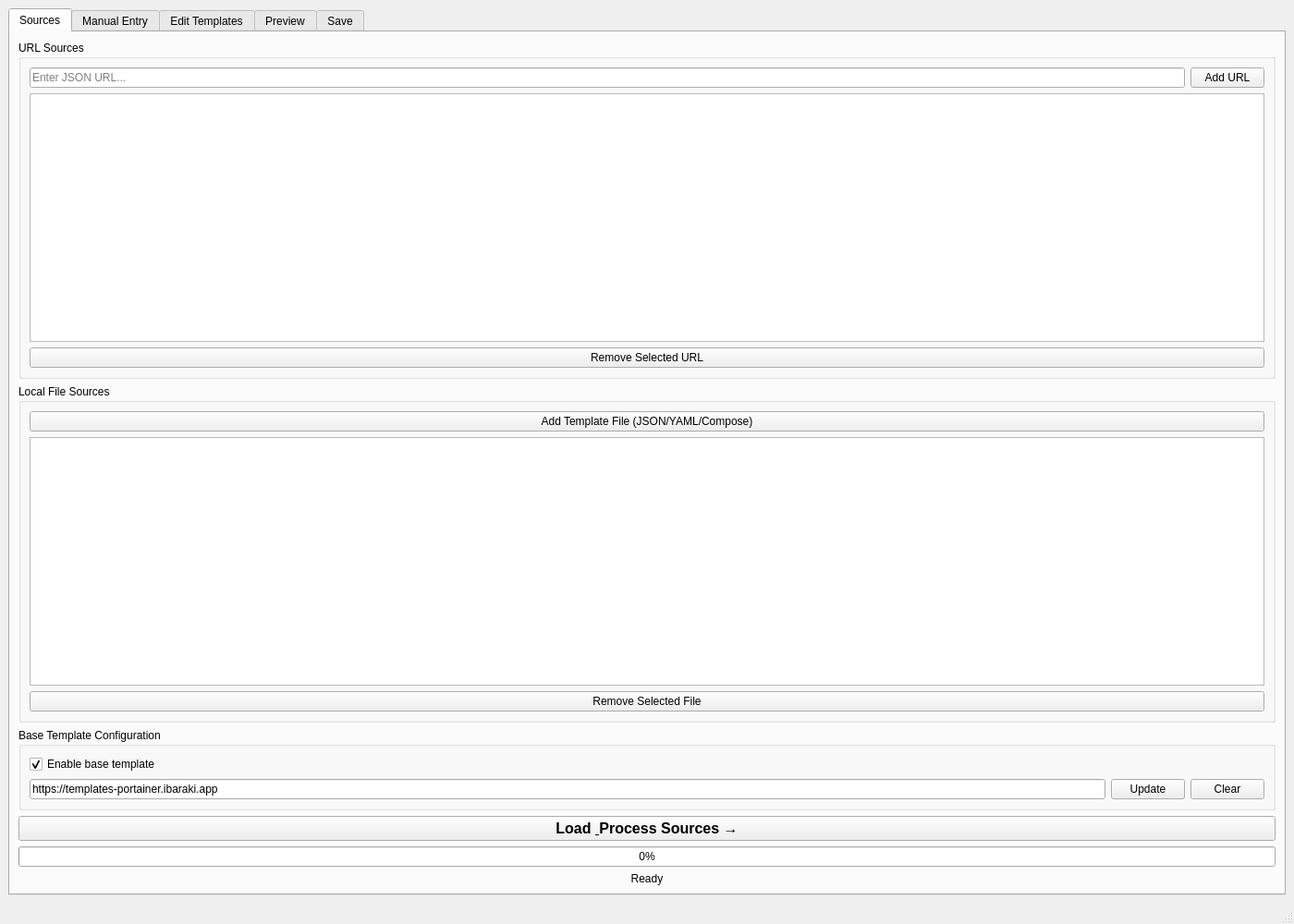
<?xml version="1.0" encoding="UTF-8"?>
<ui version="4.0">
 <class>MainWindow</class>
 <widget class="QMainWindow" name="MainWindow">
  <property name="geometry">
   <rect>
    <x>0</x>
    <y>0</y>
    <width>1400</width>
    <height>1000</height>
   </rect>
  </property>
  <property name="windowTitle">
   <string>JSON Template Combiner</string>
  </property>
  <widget class="QWidget" name="centralwidget">
   <layout class="QVBoxLayout" name="verticalLayout">
    <item>
     <widget class="QTabWidget" name="tabWidget">
      <property name="currentIndex">
       <number>0</number>
      </property>

      <!-- TAB 1: SOURCES -->
      <widget class="QWidget" name="sourcesTab">
       <attribute name="title">
        <string>Sources</string>
       </attribute>
       <layout class="QVBoxLayout" name="sourcesLayout">
        <item>
         <widget class="QGroupBox" name="urlSourcesGroup">
          <property name="title">
           <string>URL Sources</string>
          </property>
          <layout class="QVBoxLayout">
           <item>
            <layout class="QHBoxLayout">
             <item>
              <widget class="QLineEdit" name="urlLineEdit">
               <property name="placeholderText">
                <string>Enter JSON URL...</string>
               </property>
              </widget>
             </item>
             <item>
              <widget class="QPushButton" name="addUrlButton">
               <property name="text">
                <string>Add URL</string>
               </property>
              </widget>
             </item>
            </layout>
           </item>
           <item>
            <widget class="QListWidget" name="urlListWidget">
             <property name="minimumHeight">
              <number>100</number>
             </property>
            </widget>
           </item>
           <item>
            <widget class="QPushButton" name="removeUrlButton">
             <property name="text">
              <string>Remove Selected URL</string>
             </property>
            </widget>
           </item>
          </layout>
         </widget>
        </item>
        <item>
         <widget class="QGroupBox" name="fileSourcesGroup">
          <property name="title">
           <string>Local File Sources</string>
          </property>
          <layout class="QVBoxLayout">
           <item>
            <widget class="QPushButton" name="addFileButton">
             <property name="text">
              <string>Add Template File (JSON/YAML/Compose)</string>
             </property>
            </widget>
           </item>
           <item>
            <widget class="QListWidget" name="fileListWidget">
             <property name="minimumHeight">
              <number>100</number>
             </property>
            </widget>
           </item>
           <item>
            <widget class="QPushButton" name="removeFileButton">
             <property name="text">
              <string>Remove Selected File</string>
             </property>
            </widget>
           </item>
          </layout>
         </widget>
        </item>
        <item>
         <widget class="QGroupBox" name="baseTemplateGroup">
          <property name="title">
           <string>Base Template Configuration</string>
          </property>
          <layout class="QVBoxLayout">
           <item>
            <widget class="QCheckBox" name="baseTemplateEnabledCheckBox">
             <property name="text">
              <string>Enable base template</string>
             </property>
             <property name="checked">
              <bool>true</bool>
             </property>
            </widget>
           </item>
           <item>
            <layout class="QHBoxLayout">
             <item>
              <widget class="QLineEdit" name="baseTemplateUrlLineEdit">
               <property name="text">
                <string>https://templates-portainer.ibaraki.app</string>
               </property>
              </widget>
             </item>
             <item>
              <widget class="QPushButton" name="updateBaseTemplateButton">
               <property name="text">
                <string>Update</string>
               </property>
              </widget>
             </item>
             <item>
              <widget class="QPushButton" name="clearBaseTemplateButton">
               <property name="text">
                <string>Clear</string>
               </property>
              </widget>
             </item>
            </layout>
           </item>
          </layout>
         </widget>
        </item>
        <item>
         <widget class="QPushButton" name="processButton">
          <property name="text">
           <string>Load &amp; Process Sources →</string>
          </property>
          <property name="minimumHeight">
           <number>40</number>
          </property>
          <property name="font">
           <font>
            <pointsize>12</pointsize>
            <weight>75</weight>
            <bold>true</bold>
           </font>
          </property>
         </widget>
        </item>
        <item>
         <widget class="QProgressBar" name="progressBar">
          <property name="value">
           <number>0</number>
          </property>
         </widget>
        </item>
        <item>
         <widget class="QLabel" name="statusLabel">
          <property name="text">
           <string>Ready</string>
          </property>
          <property name="alignment">
           <set>Qt::AlignCenter</set>
          </property>
         </widget>
        </item>
       </layout>
      </widget>

      <!-- TAB 2: MANUAL ENTRY -->
      <widget class="QWidget" name="manualEntryTab">
       <attribute name="title">
        <string>Manual Entry</string>
       </attribute>
       <layout class="QHBoxLayout" name="manualEntryLayout">
        <item>
         <widget class="QScrollArea" name="manualEntryScrollLeft">
          <property name="widgetResizable">
           <bool>true</bool>
          </property>
          <widget class="QWidget" name="scrollAreaWidgetLeft">
           <layout class="QVBoxLayout" name="leftPanelLayout">
            <item>
             <widget class="QLabel" name="manualEntryTitle">
              <property name="text">
               <string>Create Template Manually</string>
              </property>
              <property name="font">
               <font>
                <pointsize>14</pointsize>
                <weight>75</weight>
                <bold>true</bold>
               </font>
              </property>
              <property name="alignment">
               <set>Qt::AlignCenter</set>
              </property>
             </widget>
            </item>
            <item>
             <widget class="QGroupBox" name="basicInfoGroup">
              <property name="title">
               <string>Basic Information</string>
              </property>
              <layout class="QFormLayout">
               <item row="0" column="0">
                <widget class="QLabel" name="titleLabel">
                 <property name="text">
                  <string>Title*:</string>
                 </property>
                </widget>
               </item>
               <item row="0" column="1">
                <widget class="QLineEdit" name="manualTitleLineEdit">
                 <property name="placeholderText">
                  <string>e.g., Nginx Web Server</string>
                 </property>
                </widget>
               </item>
               <item row="1" column="0">
                <widget class="QLabel" name="imageLabel">
                 <property name="text">
                  <string>Image*:</string>
                 </property>
                </widget>
               </item>
               <item row="1" column="1">
                <widget class="QLineEdit" name="manualImageLineEdit">
                 <property name="placeholderText">
                  <string>e.g., nginx:latest</string>
                 </property>
                </widget>
               </item>
               <item row="2" column="0">
                <widget class="QLabel" name="descriptionLabel">
                 <property name="text">
                  <string>Description:</string>
                 </property>
                </widget>
               </item>
               <item row="2" column="1">
                <widget class="QLineEdit" name="manualDescriptionLineEdit">
                 <property name="placeholderText">
                  <string>Brief description</string>
                 </property>
                </widget>
               </item>
               <item row="3" column="0">
                <widget class="QLabel" name="logoLabel">
                 <property name="text">
                  <string>Logo URL:</string>
                 </property>
                </widget>
               </item>
               <item row="3" column="1">
                <widget class="QLineEdit" name="manualLogoLineEdit">
                 <property name="placeholderText">
                  <string>https://example.com/logo.png</string>
                 </property>
                </widget>
               </item>
               <item row="4" column="0">
                <widget class="QLabel" name="platformLabel">
                 <property name="text">
                  <string>Platform:</string>
                 </property>
                </widget>
               </item>
               <item row="4" column="1">
                <widget class="QComboBox" name="manualPlatformComboBox">
                 <item>
                  <property name="text">
                   <string>linux</string>
                  </property>
                 </item>
                 <item>
                  <property name="text">
                   <string>windows</string>
                  </property>
                 </item>
                </widget>
               </item>
               <item row="5" column="0">
                <widget class="QLabel" name="restartLabel">
                 <property name="text">
                  <string>Restart Policy:</string>
                 </property>
                </widget>
               </item>
               <item row="5" column="1">
                <widget class="QComboBox" name="manualRestartComboBox">
                 <item>
                  <property name="text">
                   <string>unless-stopped</string>
                  </property>
                 </item>
                 <item>
                  <property name="text">
                   <string>always</string>
                  </property>
                 </item>
                 <item>
                  <property name="text">
                   <string>no</string>
                  </property>
                 </item>
                 <item>
                  <property name="text">
                   <string>on-failure</string>
                  </property>
                 </item>
                </widget>
               </item>
               <item row="6" column="0">
                <widget class="QLabel" name="noteLabel">
                 <property name="text">
                  <string>Note:</string>
                 </property>
                </widget>
               </item>
               <item row="6" column="1">
                <widget class="QTextEdit" name="manualNoteTextEdit">
                 <property name="minimumHeight">
                  <number>150</number>
                 </property>
                 <property name="placeholderText">
                  <string>Enter additional information...</string>
                 </property>
                </widget>
               </item>
               <item row="7" column="1">
                <widget class="QCheckBox" name="manualAdminOnlyCheckBox">
                 <property name="text">
                  <string>Administrator Only</string>
                 </property>
                </widget>
               </item>
              </layout>
             </widget>
            </item>
            <item>
             <layout class="QHBoxLayout">
              <item>
               <widget class="QPushButton" name="clearFormButton">
                <property name="text">
                 <string>Clear Form</string>
                </property>
               </widget>
              </item>
              <item>
               <widget class="QPushButton" name="addManualTemplateButton">
                <property name="text">
                 <string>Add Template</string>
                </property>
                <property name="font">
                 <font>
                  <weight>75</weight>
                  <bold>true</bold>
                 </font>
                </property>
               </widget>
              </item>
             </layout>
            </item>
            <item>
                          <spacer name="verticalSpacer">
              <property name="orientation">
               <enum>Qt::Vertical</enum>
              </property>
              <property name="sizeHint" stdset="0">
               <size>
                <width>20</width>
                <height>40</height>
               </size>
              </property>
             </spacer>
            </item>
           </layout>
          </widget>
         </widget>
        </item>
        <item>
         <widget class="QScrollArea" name="manualEntryScrollRight">
          <property name="widgetResizable">
           <bool>true</bool>
          </property>
          <widget class="QWidget" name="scrollAreaWidgetRight">
           <layout class="QVBoxLayout" name="rightPanelLayout">
            <!-- Categories -->
            <item>
             <widget class="QGroupBox" name="categoriesGroup">
              <property name="title">
               <string>Categories</string>
              </property>
              <layout class="QVBoxLayout">
               <item>
                <layout class="QHBoxLayout">
                 <item>
                  <widget class="QComboBox" name="manualCategoryComboBox">
                   <property name="editable">
                    <bool>true</bool>
                   </property>
                   <item><property name="text"><string>Select...</string></property></item>
                   <item><property name="text"><string>webserver</string></property></item>
                   <item><property name="text"><string>database</string></property></item>
                   <item><property name="text"><string>media</string></property></item>
                   <item><property name="text"><string>networking</string></property></item>
                   <item><property name="text"><string>tools</string></property></item>
                  </widget>
                 </item>
                 <item>
                  <widget class="QPushButton" name="addCategoryButton">
                   <property name="text">
                    <string>Add</string>
                   </property>
                  </widget>
                 </item>
                 <item>
                  <widget class="QPushButton" name="refreshCategoriesButton">
                   <property name="text">
                    <string>🔄</string>
                   </property>
                   <property name="maximumWidth">
                    <number>30</number>
                   </property>
                  </widget>
                 </item>
                </layout>
               </item>
               <item>
                <widget class="QListWidget" name="categoriesListWidget">
                 <property name="maximumHeight">
                  <number>80</number>
                 </property>
                </widget>
               </item>
               <item>
                <layout class="QHBoxLayout">
                 <item>
                  <widget class="QPushButton" name="editCategoryButton">
                   <property name="text">
                    <string>Edit</string>
                   </property>
                  </widget>
                 </item>
                 <item>
                  <widget class="QPushButton" name="removeCategoryButton">
                   <property name="text">
                    <string>Remove</string>
                   </property>
                  </widget>
                 </item>
                </layout>
               </item>
              </layout>
             </widget>
            </item>
            <!-- Environment Variables -->
            <item>
             <widget class="QGroupBox" name="envVarsGroup">
              <property name="title">
               <string>Environment Variables</string>
              </property>
              <layout class="QVBoxLayout">
               <item>
                <layout class="QHBoxLayout">
                 <item>
                  <widget class="QLabel" name="envNameLabel">
                   <property name="text">
                    <string>Name:</string>
                   </property>
                  </widget>
                 </item>
                 <item>
                  <widget class="QLineEdit" name="manualEnvNameLineEdit">
                   <property name="placeholderText">
                    <string>VAR_NAME</string>
                   </property>
                  </widget>
                 </item>
                 <item>
                  <widget class="QLabel" name="envValueLabel">
                   <property name="text">
                    <string>Value:</string>
                   </property>
                  </widget>
                 </item>
                 <item>
                  <widget class="QLineEdit" name="manualEnvValueLineEdit">
                   <property name="placeholderText">
                    <string>default_value</string>
                   </property>
                  </widget>
                 </item>
                 <item>
                  <widget class="QPushButton" name="addEnvButton">
                   <property name="text">
                    <string>Add</string>
                   </property>
                  </widget>
                 </item>
                </layout>
               </item>
               <item>
                <widget class="QListWidget" name="envListWidget">
                 <property name="maximumHeight">
                  <number>100</number>
                 </property>
                </widget>
               </item>
               <item>
                <layout class="QHBoxLayout">
                 <item>
                  <widget class="QPushButton" name="editEnvButton">
                   <property name="text">
                    <string>Edit</string>
                   </property>
                  </widget>
                 </item>
                 <item>
                  <widget class="QPushButton" name="removeEnvButton">
                   <property name="text">
                    <string>Remove</string>
                   </property>
                  </widget>
                 </item>
                </layout>
               </item>
              </layout>
             </widget>
            </item>
            <!-- Ports -->
            <item>
             <widget class="QGroupBox" name="portsGroup">
              <property name="title">
               <string>Ports</string>
              </property>
              <layout class="QVBoxLayout">
               <item>
                <layout class="QHBoxLayout">
                 <item>
                  <widget class="QLabel" name="portLabelLabel">
                   <property name="text">
                    <string>Label:</string>
                   </property>
                  </widget>
                 </item>
                 <item>
                  <widget class="QLineEdit" name="manualPortLabelLineEdit">
                   <property name="text">
                    <string>WebUI</string>
                   </property>
                  </widget>
                 </item>
                 <item>
                  <widget class="QLabel" name="portNumberLabel">
                   <property name="text">
                    <string>Port:</string>
                   </property>
                  </widget>
                 </item>
                 <item>
                  <widget class="QLineEdit" name="manualPortNumberLineEdit">
                   <property name="text">
                    <string>80/tcp</string>
                   </property>
                  </widget>
                 </item>
                 <item>
                  <widget class="QPushButton" name="addPortButton">
                   <property name="text">
                    <string>Add</string>
                   </property>
                  </widget>
                 </item>
                </layout>
               </item>
               <item>
                <widget class="QListWidget" name="portsListWidget">
                 <property name="maximumHeight">
                  <number>80</number>
                 </property>
                </widget>
               </item>
               <item>
                <layout class="QHBoxLayout">
                 <item>
                  <widget class="QPushButton" name="editPortButton">
                   <property name="text">
                    <string>Edit</string>
                   </property>
                  </widget>
                 </item>
                 <item>
                  <widget class="QPushButton" name="removePortButton">
                   <property name="text">
                    <string>Remove</string>
                   </property>
                  </widget>
                 </item>
                </layout>
               </item>
              </layout>
             </widget>
            </item>
            <!-- Volumes -->
            <item>
             <widget class="QGroupBox" name="volumesGroup">
              <property name="title">
               <string>Volumes</string>
              </property>
              <layout class="QVBoxLayout">
               <item>
                <layout class="QHBoxLayout">
                 <item>
                  <widget class="QLabel" name="volumeContainerLabel">
                   <property name="text">
                    <string>Container:</string>
                   </property>
                  </widget>
                 </item>
                 <item>
                  <widget class="QLineEdit" name="manualVolumeContainerLineEdit">
                   <property name="placeholderText">
                    <string>/path/in/container</string>
                   </property>
                  </widget>
                 </item>
                 <item>
                  <widget class="QLabel" name="volumeBindLabel">
                   <property name="text">
                    <string>Bind:</string>
                   </property>
                  </widget>
                 </item>
                 <item>
                  <widget class="QLineEdit" name="manualVolumeBindLineEdit">
                   <property name="placeholderText">
                    <string>/host/path</string>
                   </property>
                  </widget>
                 </item>
                 <item>
                  <widget class="QPushButton" name="addVolumeButton">
                   <property name="text">
                    <string>Add</string>
                   </property>
                  </widget>
                 </item>
                </layout>
               </item>
               <item>
                <widget class="QListWidget" name="volumesListWidget">
                 <property name="maximumHeight">
                  <number>80</number>
                 </property>
                </widget>
               </item>
               <item>
                <layout class="QHBoxLayout">
                 <item>
                  <widget class="QPushButton" name="editVolumeButton">
                   <property name="text">
                    <string>Edit</string>
                   </property>
                  </widget>
                 </item>
                 <item>
                  <widget class="QPushButton" name="removeVolumeButton">
                   <property name="text">
                    <string>Remove</string>
                   </property>
                  </widget>
                 </item>
                </layout>
               </item>
              </layout>
             </widget>
            </item>
            <item>
                          <spacer name="verticalSpacer">
              <property name="orientation">
               <enum>Qt::Vertical</enum>
              </property>
              <property name="sizeHint" stdset="0">
               <size>
                <width>20</width>
                <height>40</height>
               </size>
              </property>
             </spacer>
            </item>
           </layout>
          </widget>
         </widget>
        </item>
       </layout>
      </widget>

      <!-- TAB 3: EDIT TEMPLATES -->
      <widget class="QWidget" name="editTemplatesTab">
       <attribute name="title">
        <string>Edit Templates</string>
       </attribute>
       <layout class="QVBoxLayout" name="editTemplatesLayout">
        <item>
         <widget class="QLabel" name="editTemplatesTitle">
          <property name="text">
           <string>Edit Individual Templates</string>
          </property>
          <property name="font">
           <font>
            <pointsize>14</pointsize>
            <weight>75</weight>
            <bold>true</bold>
           </font>
          </property>
          <property name="alignment">
           <set>Qt::AlignCenter</set>
          </property>
         </widget>
        </item>
        <item>
         <widget class="QLabel" name="editTemplatesSubtitle">
          <property name="text">
           <string>Select templates from loaded sources to edit. Changes will be saved as new manual templates.</string>
          </property>
          <property name="alignment">
           <set>Qt::AlignCenter</set>
          </property>
         </widget>
        </item>
        <item>
         <layout class="QHBoxLayout">
          <item>
           <widget class="QLabel" name="filterLabel">
            <property name="text">
             <string>Filter:</string>
            </property>
           </widget>
          </item>
          <item>
           <widget class="QLineEdit" name="editFilterLineEdit">
            <property name="placeholderText">
             <string>Search templates by title or image...</string>
            </property>
           </widget>
          </item>
          <item>
           <widget class="QPushButton" name="refreshEditListButton">
            <property name="text">
             <string>Refresh List</string>
            </property>
           </widget>
          </item>
         </layout>
        </item>
        <item>
         <layout class="QHBoxLayout">
          <item>
           <widget class="QLabel" name="sourceFilterLabel">
            <property name="text">
             <string>Source:</string>
            </property>
           </widget>
          </item>
          <item>
           <widget class="QComboBox" name="sourceFilterComboBox">
            <item>
             <property name="text">
              <string>All Sources</string>
             </property>
            </item>
           </widget>
          </item>
          <item>
           <spacer name="horizontalSpacer">
            <property name="orientation">
             <enum>Qt::Horizontal</enum>
            </property>
            <property name="sizeHint" stdset="0">
             <size>
              <width>40</width>
              <height>20</height>
             </size>
            </property>
           </spacer>
          </item>
         </layout>
        </item>
        <item>
         <widget class="QListWidget" name="editTemplatesListWidget">
          <property name="minimumHeight">
           <number>300</number>
          </property>
         </widget>
        </item>
        <item>
         <layout class="QHBoxLayout">
          <item>
           <widget class="QPushButton" name="editSelectedTemplateButton">
            <property name="text">
             <string>Edit Selected Template</string>
            </property>
            <property name="font">
             <font>
              <weight>75</weight>
              <bold>true</bold>
             </font>
            </property>
           </widget>
          </item>
          <item>
           <widget class="QPushButton" name="cloneTemplateButton">
            <property name="text">
             <string>Clone Template</string>
            </property>
           </widget>
          </item>
          <item>
           <widget class="QPushButton" name="viewJsonButton">
            <property name="text">
             <string>View JSON</string>
            </property>
           </widget>
          </item>
         </layout>
        </item>
       </layout>
      </widget>

      <!-- TAB 4: PREVIEW -->
      <widget class="QWidget" name="previewTab">
       <attribute name="title">
        <string>Preview</string>
       </attribute>
       <layout class="QVBoxLayout" name="previewLayout">
        <item>
         <widget class="QGroupBox" name="summaryGroup">
          <property name="title">
           <string>Processing Summary</string>
          </property>
          <layout class="QVBoxLayout">
           <item>
            <widget class="QTextEdit" name="summaryTextEdit">
             <property name="minimumHeight">
              <number>150</number>
             </property>
             <property name="maximumHeight">
              <number>200</number>
             </property>
             <property name="readOnly">
              <bool>true</bool>
             </property>
            </widget>
           </item>
          </layout>
         </widget>
        </item>
        <item>
         <widget class="QPushButton" name="generateButton">
          <property name="text">
           <string>Generate Final Template →</string>
          </property>
          <property name="minimumHeight">
           <number>40</number>
          </property>
          <property name="font">
           <font>
            <pointsize>12</pointsize>
            <weight>75</weight>
            <bold>true</bold>
           </font>
          </property>
         </widget>
        </item>
        <item>
         <widget class="QGroupBox" name="previewGroup">
          <property name="title">
           <string>Generated Template Preview</string>
          </property>
          <layout class="QVBoxLayout">
           <item>
            <widget class="QTextEdit" name="previewTextEdit">
             <property name="readOnly">
              <bool>true</bool>
             </property>
             <property name="font">
              <font>
               <family>Monospace</family>
              </font>
             </property>
            </widget>
           </item>
          </layout>
         </widget>
        </item>
       </layout>
      </widget>

      <!-- TAB 5: SAVE -->
      <widget class="QWidget" name="saveTab">
       <attribute name="title">
        <string>Save</string>
       </attribute>
       <layout class="QVBoxLayout" name="saveLayout">
        <item>
                      <spacer name="verticalSpacer">
              <property name="orientation">
               <enum>Qt::Vertical</enum>
              </property>
              <property name="sizeHint" stdset="0">
               <size>
                <width>20</width>
                <height>40</height>
               </size>
              </property>
             </spacer>
        </item>
        <item>
         <widget class="QGroupBox" name="saveLocationGroup">
          <property name="title">
           <string>Save Location</string>
          </property>
          <layout class="QVBoxLayout">
           <item>
            <layout class="QHBoxLayout">
             <item>
              <widget class="QLineEdit" name="savePathLineEdit">
               <property name="text">
                <string>templates.json</string>
               </property>
              </widget>
             </item>
             <item>
              <widget class="QPushButton" name="browseButton">
               <property name="text">
                <string>Browse</string>
               </property>
              </widget>
             </item>
            </layout>
           </item>
          </layout>
         </widget>
        </item>
        <item>
         <widget class="QPushButton" name="saveButton">
          <property name="text">
           <string>Save Template File</string>
          </property>
          <property name="minimumHeight">
           <number>40</number>
          </property>
          <property name="font">
           <font>
            <pointsize>12</pointsize>
            <weight>75</weight>
            <bold>true</bold>
           </font>
          </property>
         </widget>
        </item>
        <item>
         <widget class="QLabel" name="saveStatusLabel">
          <property name="text">
           <string/>
          </property>
          <property name="alignment">
           <set>Qt::AlignCenter</set>
          </property>
          <property name="wordWrap">
           <bool>true</bool>
          </property>
         </widget>
        </item>
        <item>
                      <spacer name="verticalSpacer">
              <property name="orientation">
               <enum>Qt::Vertical</enum>
              </property>
              <property name="sizeHint" stdset="0">
               <size>
                <width>20</width>
                <height>40</height>
               </size>
              </property>
             </spacer>
        </item>
       </layout>
      </widget>
     </widget>
    </item>
   </layout>
  </widget>
  <widget class="QMenuBar" name="menubar">
   <property name="geometry">
    <rect>
     <x>0</x>
     <y>0</y>
     <width>1400</width>
     <height>22</height>
    </rect>
   </property>
  </widget>
  <widget class="QStatusBar" name="statusbar"/>
 </widget>
 <resources/>
 <connections/>
</ui>
